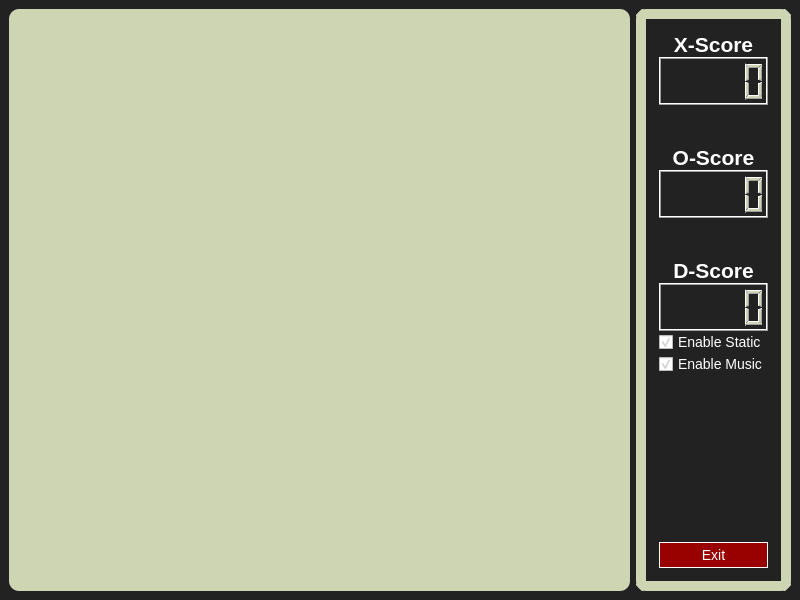
<?xml version="1.0" encoding="UTF-8"?>
<ui version="4.0">
 <class>UITicTacToeWindow</class>
 <widget class="QMainWindow" name="UITicTacToeWindow">
  <property name="geometry">
   <rect>
    <x>0</x>
    <y>0</y>
    <width>800</width>
    <height>600</height>
   </rect>
  </property>
  <property name="windowTitle">
   <string>Nuka-Boy Tic-Tac-Toe</string>
  </property>
  <widget class="QWidget" name="centralwidget">
   <property name="styleSheet">
    <string notr="true">#centralwidget
{
	background:#222;
}</string>
   </property>
   <layout class="QHBoxLayout" name="horizontalLayout">
    <property name="spacing">
     <number>6</number>
    </property>
    <item>
     <widget class="QFrame" name="m_frmMain">
      <property name="enabled">
       <bool>true</bool>
      </property>
      <property name="sizePolicy">
       <sizepolicy hsizetype="Expanding" vsizetype="Expanding">
        <horstretch>0</horstretch>
        <verstretch>0</verstretch>
       </sizepolicy>
      </property>
      <property name="styleSheet">
       <string notr="true">#m_frmMain
{
	border-radius:10px;
	background:#ced5b2;
}</string>
      </property>
      <layout class="QVBoxLayout" name="m_lytMain">
       <property name="spacing">
        <number>6</number>
       </property>
       <property name="leftMargin">
        <number>9</number>
       </property>
       <property name="topMargin">
        <number>9</number>
       </property>
       <property name="rightMargin">
        <number>9</number>
       </property>
       <property name="bottomMargin">
        <number>9</number>
       </property>
      </layout>
     </widget>
    </item>
    <item>
     <widget class="QFrame" name="m_frmMenu">
      <property name="sizePolicy">
       <sizepolicy hsizetype="Preferred" vsizetype="Expanding">
        <horstretch>0</horstretch>
        <verstretch>0</verstretch>
       </sizepolicy>
      </property>
      <property name="styleSheet">
       <string notr="true">#m_frmMenu
{
	border:10px solid #ced5b2;
	border-radius:10px;
	padding:4px;	
	color:white;
	background:#222;
}
</string>
      </property>
      <layout class="QGridLayout" name="gridLayout">
       <property name="spacing">
        <number>0</number>
       </property>
       <item row="5" column="1">
        <spacer name="verticalSpacer_2">
         <property name="orientation">
          <enum>Qt::Vertical</enum>
         </property>
         <property name="sizeType">
          <enum>QSizePolicy::Fixed</enum>
         </property>
         <property name="sizeHint" stdset="0">
          <size>
           <width>20</width>
           <height>40</height>
          </size>
         </property>
        </spacer>
       </item>
       <item row="8" column="1">
        <widget class="QCheckBox" name="m_chkEnableStatic">
         <property name="styleSheet">
          <string notr="true">QCheckBox
{
	color:white;
    font-size:14px;
}
QCheckbox::indicator
{
	color:white;
	background:black;
}</string>
         </property>
         <property name="text">
          <string>Enable Static</string>
         </property>
         <property name="checked">
          <bool>true</bool>
         </property>
        </widget>
       </item>
       <item row="1" column="1">
        <widget class="QLCDNumber" name="m_lcdXScore">
         <property name="minimumSize">
          <size>
           <width>0</width>
           <height>48</height>
          </size>
         </property>
         <property name="styleSheet">
          <string notr="true">QLCDNumber
{
	color: #ced5b2;
	
}</string>
         </property>
        </widget>
       </item>
       <item row="4" column="1">
        <widget class="QLCDNumber" name="m_lcdOScore">
         <property name="minimumSize">
          <size>
           <width>0</width>
           <height>48</height>
          </size>
         </property>
         <property name="font">
          <font>
           <pointsize>14</pointsize>
          </font>
         </property>
         <property name="styleSheet">
          <string notr="true">QLCDNumber
{
	color: #ced5b2;
	
}</string>
         </property>
         <property name="smallDecimalPoint">
          <bool>false</bool>
         </property>
         <property name="segmentStyle">
          <enum>QLCDNumber::Filled</enum>
         </property>
        </widget>
       </item>
       <item row="6" column="1">
        <widget class="QLabel" name="label_3">
         <property name="sizePolicy">
          <sizepolicy hsizetype="Preferred" vsizetype="Fixed">
           <horstretch>0</horstretch>
           <verstretch>0</verstretch>
          </sizepolicy>
         </property>
         <property name="font">
          <font>
           <pointsize>16</pointsize>
           <weight>75</weight>
           <bold>true</bold>
          </font>
         </property>
         <property name="styleSheet">
          <string notr="true">QLabel
{
	color:white;
}</string>
         </property>
         <property name="text">
          <string>D-Score</string>
         </property>
         <property name="alignment">
          <set>Qt::AlignCenter</set>
         </property>
        </widget>
       </item>
       <item row="3" column="1">
        <widget class="QLabel" name="label_2">
         <property name="sizePolicy">
          <sizepolicy hsizetype="Preferred" vsizetype="Fixed">
           <horstretch>0</horstretch>
           <verstretch>0</verstretch>
          </sizepolicy>
         </property>
         <property name="font">
          <font>
           <pointsize>16</pointsize>
           <weight>75</weight>
           <bold>true</bold>
          </font>
         </property>
         <property name="styleSheet">
          <string notr="true">QLabel
{
	color:white;
}</string>
         </property>
         <property name="text">
          <string>O-Score</string>
         </property>
         <property name="alignment">
          <set>Qt::AlignCenter</set>
         </property>
        </widget>
       </item>
       <item row="2" column="1">
        <spacer name="verticalSpacer">
         <property name="orientation">
          <enum>Qt::Vertical</enum>
         </property>
         <property name="sizeType">
          <enum>QSizePolicy::Fixed</enum>
         </property>
         <property name="sizeHint" stdset="0">
          <size>
           <width>20</width>
           <height>40</height>
          </size>
         </property>
        </spacer>
       </item>
       <item row="11" column="1">
        <widget class="QPushButton" name="m_btnClose">
         <property name="styleSheet">
          <string notr="true">QPushButton
{
	border:1px solid white;
	padding:4px;
	font-size:14px;
	color:white;
	background:#990000;
}

QPushButton::hover
{
	background:white;
	color:black;	
}</string>
         </property>
         <property name="text">
          <string>Exit</string>
         </property>
        </widget>
       </item>
       <item row="7" column="1">
        <widget class="QLCDNumber" name="m_lcdDScore">
         <property name="minimumSize">
          <size>
           <width>0</width>
           <height>48</height>
          </size>
         </property>
         <property name="styleSheet">
          <string notr="true">QLCDNumber
{
	color: #ced5b2;
	
}</string>
         </property>
        </widget>
       </item>
       <item row="0" column="1">
        <widget class="QLabel" name="label">
         <property name="sizePolicy">
          <sizepolicy hsizetype="Preferred" vsizetype="Fixed">
           <horstretch>0</horstretch>
           <verstretch>0</verstretch>
          </sizepolicy>
         </property>
         <property name="font">
          <font>
           <pointsize>16</pointsize>
           <weight>75</weight>
           <bold>true</bold>
          </font>
         </property>
         <property name="styleSheet">
          <string notr="true">QLabel
{
	color:white;
}</string>
         </property>
         <property name="text">
          <string>X-Score</string>
         </property>
         <property name="alignment">
          <set>Qt::AlignCenter</set>
         </property>
        </widget>
       </item>
       <item row="10" column="1">
        <spacer name="verticalSpacer_4">
         <property name="orientation">
          <enum>Qt::Vertical</enum>
         </property>
         <property name="sizeHint" stdset="0">
          <size>
           <width>20</width>
           <height>40</height>
          </size>
         </property>
        </spacer>
       </item>
       <item row="9" column="1">
        <widget class="QCheckBox" name="m_chkEnableMusic">
         <property name="styleSheet">
          <string notr="true">QCheckBox
{
	color:white;
    font-size:14px;
}
QCheckbox::indicator
{
	color:white;
	background:black;
}</string>
         </property>
         <property name="text">
          <string>Enable Music</string>
         </property>
         <property name="checked">
          <bool>true</bool>
         </property>
        </widget>
       </item>
      </layout>
     </widget>
    </item>
   </layout>
  </widget>
 </widget>
 <resources/>
 <connections/>
</ui>
